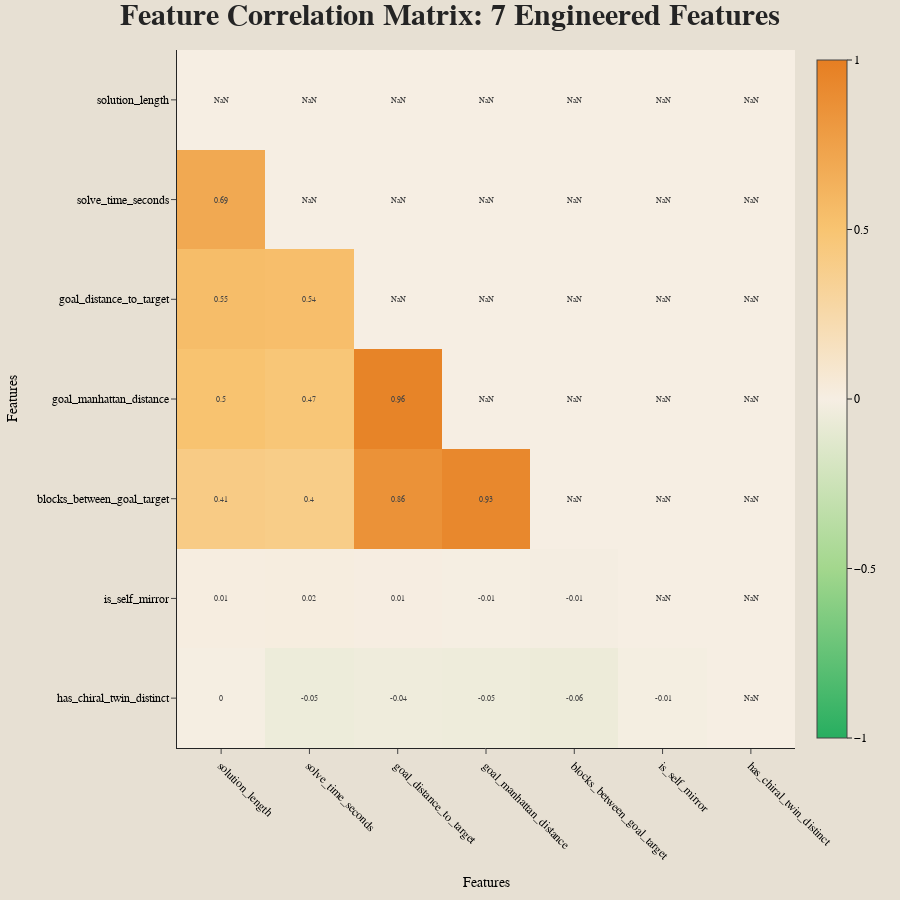

Source (notebook cell):
### Markdown cell above
### Visualization 3: Feature Correlation Heatmap - Feature Engineering Depth

### Code cell
# Select engineered features for correlation analysis
feature_columns = [
    # Basic puzzle metadata
    'solution_length', 'solve_time_seconds',
    
    # Spatial features  
    'density', 'empty_adjacent_count', 'wall_adjacent_blocks', 'corner_positions',
    
    # Piece composition
    'num_1x1_blocks', 'num_1x2_blocks', 'num_2x1_blocks', 'num_2x2_blocks',
    
    # Goal analysis
    'goal_distance_to_target', 'goal_manhattan_distance', 'blocks_between_goal_target',
    'goal_wall_adjacent', 'goal_corner_position',
    
    # Pattern analysis
    'adjacent_blocks', 'max_block_distance', 'block_spread_x', 'block_spread_y',
    
    # Symmetry features
    'is_self_mirror', 'has_chiral_twin_distinct',
    
    # Advanced spatial
    'spatial_entropy', 'clustering_coefficient', 'path_complexity_estimate',
    'empty_space_connectivity', 'block_density_variance'
]

# Filter to available columns and solvable puzzles for meaningful correlations
available_features = [col for col in feature_columns if col in df_analysis.columns]
correlation_data = df_analysis[df_analysis['is_solvable'] == True][available_features].copy()

# Convert boolean columns to numeric for correlation
bool_cols = correlation_data.select_dtypes(include=['bool']).columns
correlation_data[bool_cols] = correlation_data[bool_cols].astype(int)

# Calculate correlation matrix
corr_matrix = correlation_data.corr()

# Create mask for upper triangle to avoid duplication
mask = np.triu(np.ones_like(corr_matrix, dtype=bool))
corr_matrix_masked = corr_matrix.mask(mask)

# Create heatmap
fig = go.Figure(data=go.Heatmap(
    z=corr_matrix_masked.values,
    x=corr_matrix.columns,
    y=corr_matrix.columns,
    colorscale=[
        [0, '#27AE60'],     # Strong negative (green)
        [0.25, '#A3D78D'],   # Weak negative (light green)
        [0.5, '#F6EEE3'],    # No correlation (off-white)
        [0.75, '#F8C471'],   # Weak positive (light orange)
        [1, '#E67E22']       # Strong positive (orange)
    ],
    zmid=0,
    zmin=-1,
    zmax=1,
    text=np.round(corr_matrix_masked.values, 2),
    texttemplate="%{text}",
    textfont={"size": 8},
    hoverongaps=False,
    hovertemplate='%{y} vs %{x}<br>Correlation: %{z:.3f}<extra></extra>'
))

# Update layout for a clean, professional look
fig.update_layout(
    title={
        'text': f'Feature Correlation Matrix: {len(available_features)} Engineered Features',
        'x': 0.5,
        'xanchor': 'center',
        'font': {'size': 30, 'color': '#242424', 'family': 'Courier New', 'weight': 'bold'}
    },
    width=900,
    height=900,
    xaxis={'side': 'bottom'},
    yaxis={'autorange': 'reversed'},
    font=dict(family="Courier New", size=12, color="black"),
    plot_bgcolor='#F6EEE3',  # Similar background as the complexity graph
    paper_bgcolor='#E7E0D3',  # Similar background as the complexity graph
    margin=dict(t=50, b=50, l=50, r=50),
    hovermode='closest'
)

# Update axis titles
fig.update_xaxes(title_font=dict(family="Courier New", size=14, color="black"))
fig.update_yaxes(title_font=dict(family="Courier New", size=14, color="black"))
fig.update_layout(
    xaxis=dict(title_text="Features", tickangle=45),
    yaxis=dict(title_text="Features")
)

# Show the plot
fig.show()

# Print high correlation insights
print("HIGH CORRELATION INSIGHTS:")
high_corr_pairs = []
for i in range(len(corr_matrix.columns)):
    for j in range(i+1, len(corr_matrix.columns)):
        corr_val = corr_matrix.iloc[i, j]
        if abs(corr_val) > 0.7:  # Strong correlation threshold
            high_corr_pairs.append((corr_matrix.columns[i], corr_matrix.columns[j], corr_val))

high_corr_pairs.sort(key=lambda x: abs(x[2]), reverse=True)
for feat1, feat2, corr in high_corr_pairs[:10]:  # Top 10
    print(f"{feat1} ↔ {feat2}: {corr:.3f}")

### Figure 1 — Plotly figure (JSON) as saved in the notebook; plotly's stock layout.template omitted (floating-point values rounded to 4 significant figures)
{"data": [{"colorscale": [[0, "#27AE60"], [0.25, "#A3D78D"], [0.5, "#F6EEE3"], [0.75, "#F8C471"], [1, "#E67E22"]], "hoverongaps": false, "hovertemplate": "%{y} vs %{x}<br>Correlation: %{z:.3f}<extra></extra>", "text": [[NaN, NaN, NaN, NaN, NaN, NaN, NaN], [0.69, NaN, NaN, NaN, NaN, NaN, NaN], [0.55, 0.54, NaN, NaN, NaN, NaN, NaN], [0.5, 0.47, 0.96, NaN, NaN, NaN, NaN], [0.41, 0.4, 0.86, 0.93, NaN, NaN, NaN], [0.01, 0.02, 0.01, -0.01, -0.01, NaN, NaN], [-0.0, -0.05, -0.04, -0.05, -0.06, -0.01, NaN]], "textfont": {"size": 8}, "texttemplate": "%{text}", "type": "heatmap", "x": ["solution_length", "solve_time_seconds", "goal_distance_to_target", "goal_manhattan_distance", "blocks_between_goal_target", "is_self_mirror", "has_chiral_twin_distinct"], "y": ["solution_length", "solve_time_seconds", "goal_distance_to_target", "goal_manhattan_distance", "blocks_between_goal_target", "is_self_mirror", "has_chiral_twin_distinct"], "z": [[NaN, NaN, NaN, NaN, NaN, NaN, NaN], [0.6941, NaN, NaN, NaN, NaN, NaN, NaN], [0.5477, 0.5401, NaN, NaN, NaN, NaN, NaN], [0.5042, 0.4733, 0.959, NaN, NaN, NaN, NaN], [0.4115, 0.3981, 0.8593, 0.9314, NaN, NaN, NaN], [0.01381, 0.01572, 0.008255, -0.006627, -0.01337, NaN, NaN], [-0.004698, -0.05218, -0.03967, -0.04554, -0.05677, -0.00956, NaN]], "zmax": 1, "zmid": 0, "zmin": -1}], "layout": {"font": {"color": "black", "family": "Courier New", "size": 12}, "height": 900, "hovermode": "closest", "margin": {"b": 50, "l": 50, "r": 50, "t": 50}, "paper_bgcolor": "#E7E0D3", "plot_bgcolor": "#F6EEE3", "title": {"font": {"color": "#242424", "family": "Courier New", "size": 30, "weight": "bold"}, "text": "Feature Correlation Matrix: 7 Engineered Features", "x": 0.5, "xanchor": "center"}, "width": 900, "xaxis": {"side": "bottom", "tickangle": 45, "title": {"font": {"color": "black", "family": "Courier New", "size": 14}, "text": "Features"}}, "yaxis": {"autorange": "reversed", "title": {"font": {"color": "black", "family": "Courier New", "size": 14}, "text": "Features"}}}}
